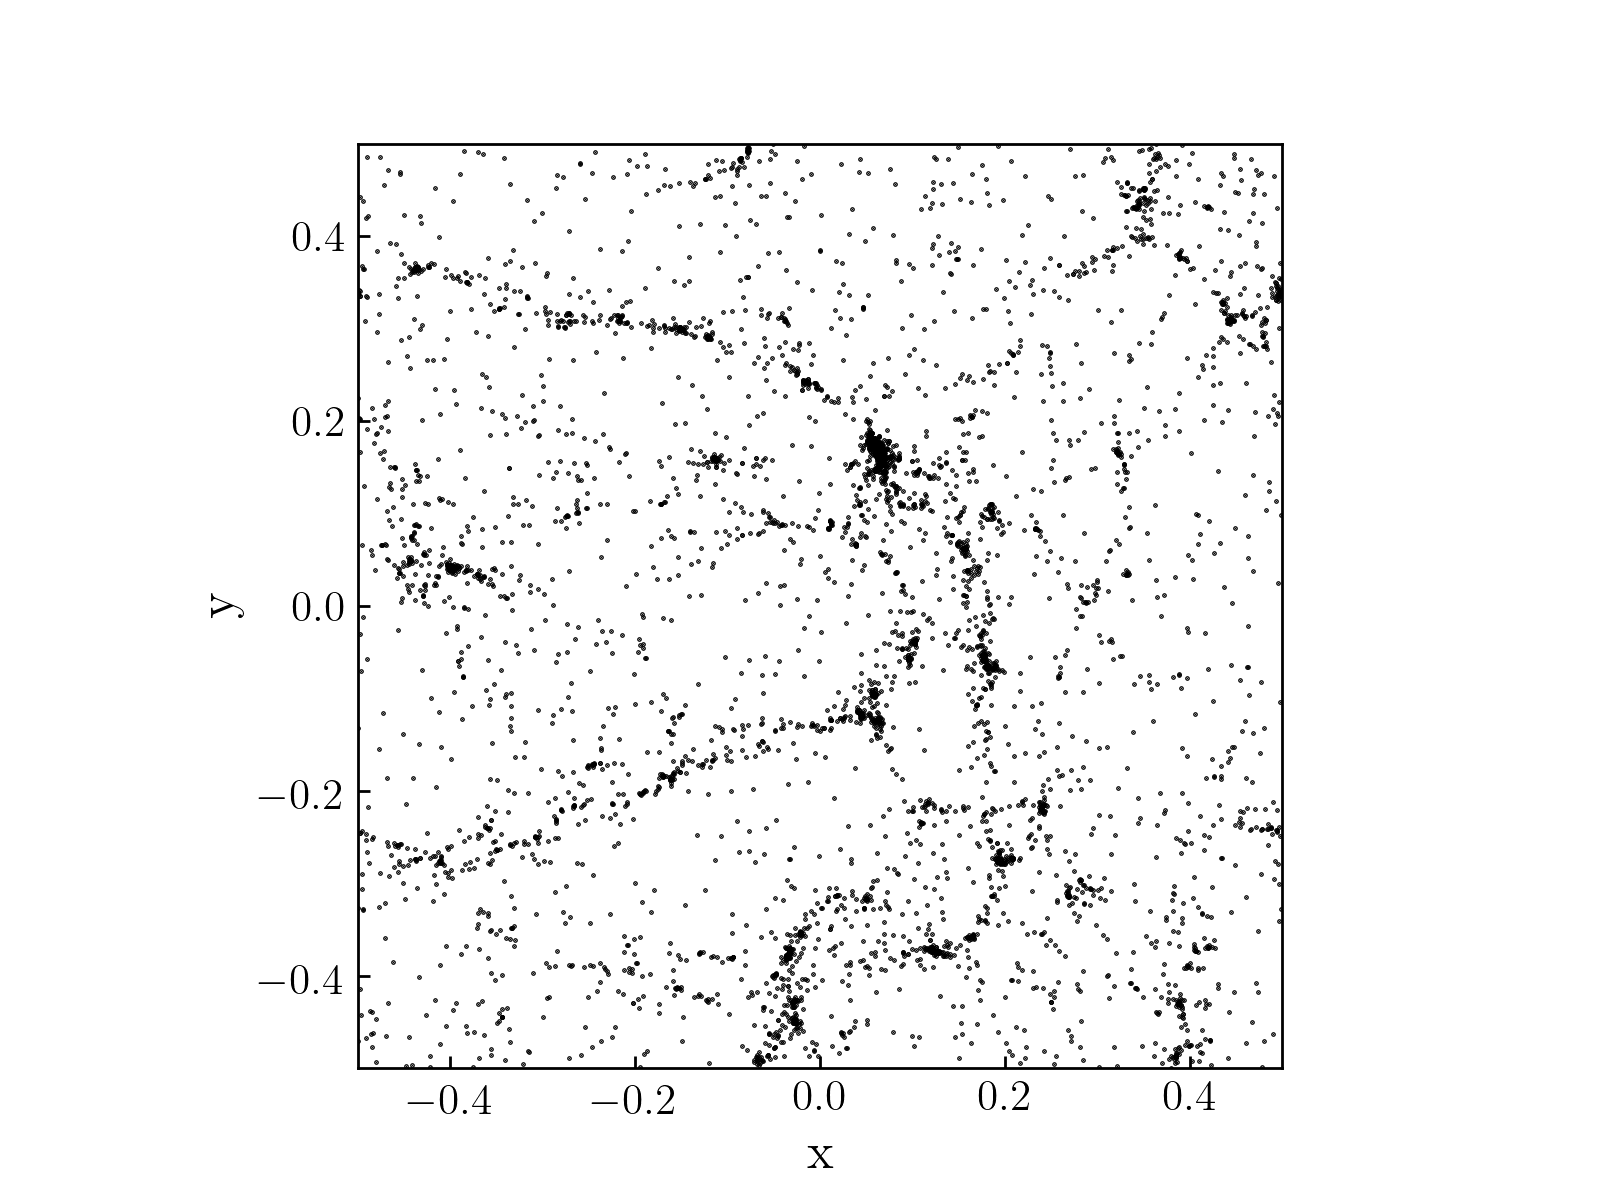

Python code for this plot:
import yt, os, numpy as np
from analysis.helpers.plotting_help import *

homedir     = os.path.dirname(os.getcwd()) + '/'
# I FIND THAT TAKING THE Z=9 SNAPSHOT CONVEYS THE CONCEPT BETTER
loadpath    = homedir + 'source/simT/wmap5_l100n512.00100'
"""
bbox = [[-0.50000001, 0.50000001], [-0.50000001, 0.50000001], [-0.50000001, 0.50000001]]

cos_par={'current_redshift': 0.0,
         'omega_lambda':     0.721,
         'omega_matter':     0.279,
         'hubble_constant':  0.701}

ds      = yt.load(loadpath, cosmology_parameters=cos_par, bounding_box=bbox)
dd      = ds.all_data()

coordinates_IC = dd['all', 'Coordinates']
np.save('coordinates_z0.npy', coordinates_IC)
"""

coordinates_IC = np.load('coordinates_z0.npy')
x = coordinates_IC[:, 0]
y = coordinates_IC[:, 1]
z = coordinates_IC[:, 2]

f, ax = plt.subplots()
mask = np.logical_and(z>-0.02, z<0.02)
print(mask.sum())
ax.scatter(x[mask][::1000], y[mask][::1000], c='k', marker='.', s=0.5)
ax.set_xlim(-0.5, 0.5)
ax.set_ylim(-0.5, 0.5)
ax.set_xlabel('x')
ax.set_ylabel('y')
ax.set_aspect('equal')
plt.savefig('particles_z0.png', dpi=250)

"""
from tqdm import tqdm
masses = np.load(homedir + 'source/halosT/halo_nr_partsT.npy')

labelS = np.load(homedir + 'source/halosT/halo_particle_idsT.npy')
labels = np.zeros_like(x).astype('bool')
for idx in tqdm(labelS):
    labels[idx] = True

x_filtered = x[labels]
y_filtered = y[labels]
z_filtered = z[labels]
label_mask = np.logical_and(z_filtered>-0.02, z_filtered<0.02)

f, ax = plt.subplots()
print(label_mask.sum(), len(label_mask))
ax.scatter(x_filtered[label_mask], y_filtered[label_mask], c='k', marker='.', s=0.5)
ax.set_xlim(-0.5, 0.5)
ax.set_ylim(-0.5, 0.5)
ax.set_xlabel('x')
ax.set_ylabel('y')
ax.set_aspect('equal')
plt.show()
"""